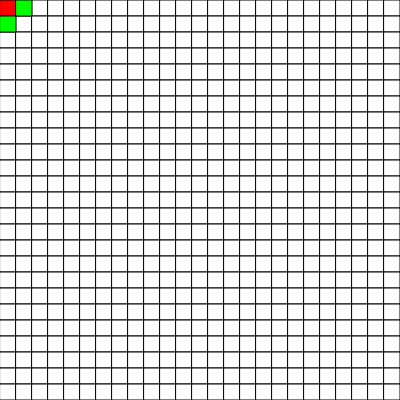
Frame 1 (no input)
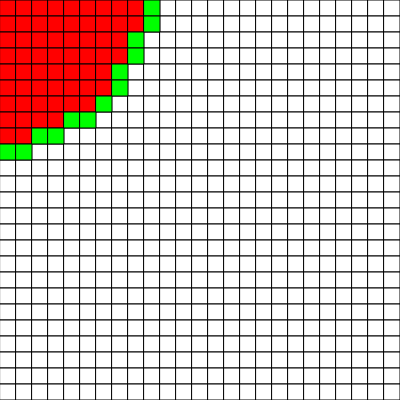
Frame 60 (no input)
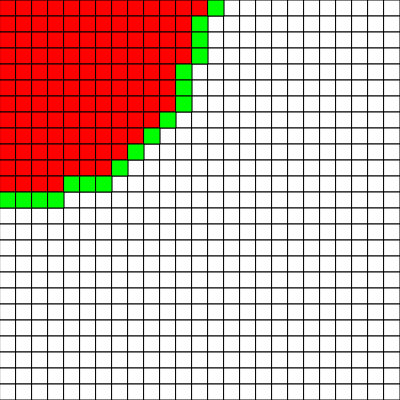
Frame 120 (the mouse pressed at the canvas centre since frame 60)

The p5.js sketch that drew these frames (run headless with seeded random() and noise() and a simulated clock; from frame 60 on, the mouse is pressed at the canvas centre):

// p5.js sketch
// ── sketch.js
let cols = 25;
let rows = 25;
let grid = new Array(cols);

let openSet = []; // nodes not visited yet
let closedSet = []; // nodes visited
let start, end;


function setup() {
  createCanvas(400, 400);
  print("A*");
  // 2d Array
  for(let i=0; i<cols; i++){
    grid[i] = new Array(rows);
  }

  for(let i=0; i<cols; i++){
    for(let j=0; j<rows; j++){
      grid[i][j] = new Node(i,j,cols,rows);
    }
  }
  for(let i=0; i<cols; i++){
    for(let j=0; j<rows; j++){
      grid[i][j].addNeighbors(grid);
    }
  }
  start = grid[0][0];
  end = grid[cols-1][rows-1];

  openSet.push(start); // starting with open set
}


function draw() {

  if(openSet.length > 0){
    // getting element with lowest f value
    let lowestNodeIndex = 0;
    for(let i=0; i<openSet.length; i++) {
      if(openSet[i].f < openSet[lowestNodeIndex].f){
        lowestNodeIndex = i;
      }
    }
    let current = openSet[lowestNodeIndex];

    if(current === end){
      console.log("DONE!");
    }

    removeFromArray(openSet, current);
    closedSet.push(current);

    let neighbors = current.neighbors;
    for(neighbor of neighbors){
      if(!closedSet.includes(neighbor)){
        let tempGScore = current.g + 1;
        if(openSet.includes(neighbor)){
          if(tempGScore < neighbor.g){
            neighbor.g = tempGScore;
          }
        } else {
          neighbor.g = tempGScore;
          openSet.push(neighbor);
        }
        neighbor.h = heuristic(neighbor, end);
        neighbor.f = neighbor.g + neighbor.h;
        neighbor.previous = current;
      }

    }

  } else {
    // no solution
  }

  background(0);

  for(let i=0; i<cols; i++){
    for(let j=0; j<rows; j++){
      grid[i][j].show(color(255));
    }
  }

  for(let i=0; i<closedSet.length; i++){
    closedSet[i].show(color(255,0,0));
  }

  for(let i=0; i<openSet.length; i++){
    openSet[i].show(color(0,255,0));
  }
}


function removeFromArray(arr, elt){
  for(let i=arr.length-1; i>=0; i--){
    if(arr[i] == elt){
      arr.splice(i, 1);
      break;
    }
  }
}

function heuristic(a, b){
  return dist(a.i,a.j,b.i,b.j);
}

// ── node.js
function Node(i,j,cols,rows) {
  this.i = i;
  this.j = j;
  this.f = 0; // f = g + h
  this.g = 0;
  this.h = 0;
  this.neighbors = [];
  this.previous = undefined;

  this.show = function(color) {
    fill(color);
    let w = width/cols, h = height/rows;
    rect(i*w, j*h, w, h);
  }

  this.addNeighbors = function(grid) {
    if(i < cols-1) {this.neighbors.push(grid[i+1][j]);}
    if(i > 0) {this.neighbors.push(grid[i-1][j]);}
    if(j < rows-1) {this.neighbors.push(grid[i][j+1]);}
    if(j > 0) {this.neighbors.push(grid[i][j-1]);}
  }
}
